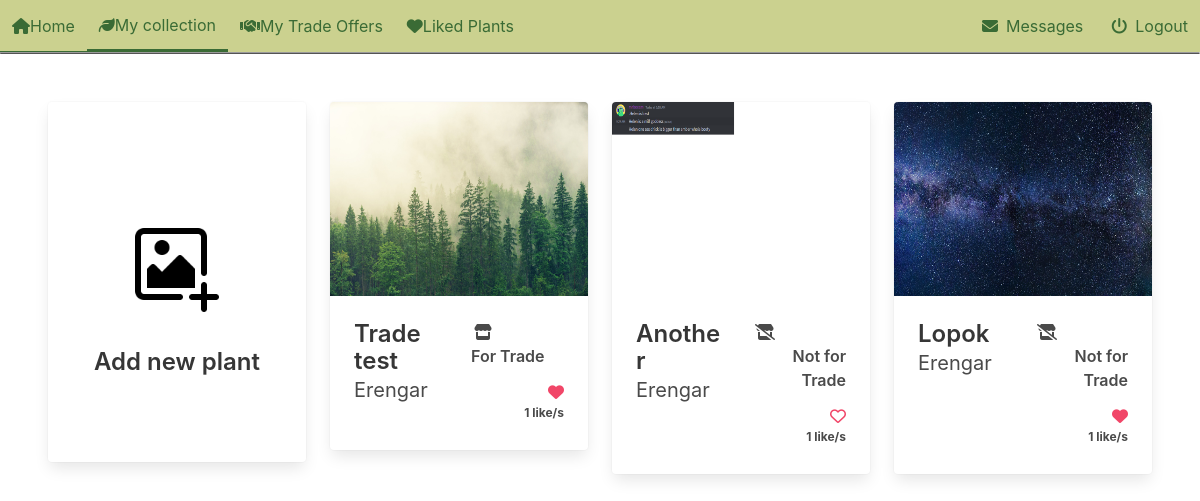
The page /my-collection/ (signed in) on the database its author committed.
### plant_collection/models.py (models this page shows, shortened)
class Plant(models.Model):
    nick_name = models.CharField(
        max_length=64,
        validators=[MinLengthValidator(3)],
        unique=True)
    created = models.DateTimeField(auto_now_add=True, null=True, blank=True)
    updated = models.DateTimeField(auto_now=True, null=True, blank=True)
    species = models.ForeignKey(Species, on_delete=models.SET_NULL, blank=True, null=True, related_name='plants')
    owner = models.ForeignKey(settings.AUTH_USER_MODEL, on_delete=models.PROTECT, related_name='plants')
    slug = models.SlugField(default='bugged-plant')
    for_trade = models.BooleanField(default=False)
    likes = models.ManyToManyField(User, related_name= 'liked')
    def number_of_likes(self):
        return self.likes.count()

class Image(models.Model):
    plant = models.ForeignKey(Plant, on_delete=models.CASCADE, related_name='picture')
    image = models.ImageField(upload_to='pics')

### plant_collection/views.py (the view, shortened to what this page needs)
# urls.py: path('my-collection/', views.personal_collection.as_view(), name='personal_collection'),
class personal_collection(LoginRequiredMixin, generic.ListView):
    template_name ='plant_collection/collection.html'
    def get(self, request):
        model = Plant.objects.filter(owner=request.user).order_by('-updated')
        context = {'plants': model}
        return render(request, self.template_name, context)

### plant_collection/templates/plant_collection/collection.html (shortened to what this page needs)
{% extends 'base.html' %}
{% block content %}
{% load static %}
<link rel="stylesheet" href="{% static 'plant_collection/css/no_padding_section.css' %}">
<section class='section'>
    <div class='columns is-multiline'>
        <div class='column is-3-desktop'>
                <a href="{% url 'plant_collection:add_plant' %}">
                    <div class='card hover is-flex is-align-items-center is-flex-direction-column pt-6' style='height:100%'>
                        <div class='card-image'>
                        <br>
                        <br>
                        <br>
                            <figure class='image is-96x96 is-inline-block'>
                                <img src="/media/pics/add-image.png" alt="">
                            </figure>
                        </div>
                        <div class='card-content'>
                            <div class='title is-4'>
                                Add new plant
                            </div>
                        </div>
                    </div>
                </a>
        </div>
        {% if plants %}
        {% for plant in plants %}
        <div class='column is-3-desktop is-full-mobile'>
            <div class='card hover'>
                {% if plant.picture %}
                <div class='card-image'>
                    <figure class='image is-4by3'>
                        <a href="{% url 'plant_collection:plant_view' slug=plant.slug %}">
                            <img src="{{ plant.picture.all.0.image.url }}" alt="" width='500px'>
                        </a>
                    </figure>
                </div>
                {% endif %}
                <div class='card-content columns is-mobile'>
                    <div class='column'>
                        <div class='title is-size-4-desktop is-size-5-touch is-align-self-flex-start'>
                            <a class='has-text-dark' href="{% url 'plant_collection:plant_view' slug=plant.slug %}">{{plant.nick_name}}</a>
                        </div>
                        <div class='subtitle is-size-5-desktop is-size-6-touch'>
                            {{plant.owner}}
                        </div>
                    </div>
                    <div class='column pb-1'>
                        <div class='has-text-right pb-3'>
                            {% if plant.for_trade %}
                            <span class='icon-text has-text-weight-semibold is-size-6-desktop is-size-7-touch'>
                                <span class='icon'>
                                    <i class="fa-solid fa-store"></i>
                                </span>
                                For Trade
                            </span>
                            {% else %}
                            <span class='icon-text has-text-weight-semibold is-size-6-desktop is-size-7-touch'>
                                <span class='icon'>
                                    <i class="fa-solid fa-store-slash "></i>
                                </span>
                                Not for Trade
                            </span>
                            {% endif %}
                        </div>
                        <div class='has-text-right'>
                            {% if not user in plant.likes.all %}
                            <div>
                                <a class='heart' data-plant='{{ plant.nick_name }}' data-user='{{ user }}'><i class="fa-regular fa-heart has-text-danger"></i></a>
                            </div>
                            {% elif user in plant.likes.all %}
                            <div>
                                <a class='heart' data-plant='{{ plant.nick_name }}' data-user='{{ user }}'><i class="fa-solid fa-heart has-text-danger"></i></a>
                            </div>
                            {% endif %}
                            <div class='number_likes is-size-7 has-text-weight-bold' data-plant='{{ plant.nick_name }}'>
                                {{ plant.number_of_likes }} like/s
                            </div>
                        </div>
                    </div>
                </div>
            </div>
        </div>
        {% endfor %}
        {% endif %}
    </div>
</section>
{% endblock %}

### plant_collection/static/plant_collection/css/coloring.css (style rules this page uses)
a { color: #3A6B35 !important; }

### rows shown on the page
Plant: picture.all.0.image (picture), nick_name "Trade test", owner "Erengar", for_trade True (drawn), number_of_likes "1"
Plant: picture.all.0.image (picture), nick_name "Another", owner "Erengar", for_trade False (drawn), number_of_likes "1"
Plant: picture.all.0.image (picture), nick_name "Lopok", owner "Erengar", for_trade False (drawn), number_of_likes "1"
